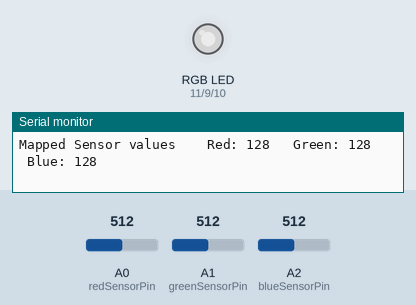
Bench run of a sketch on a simulated Arduino Uno, built with avr-gcc and run on an emulated ATmega328P. Parts: an RGB LED mixed from three pins (HIGH = lit), the last lines printed to the serial monitor. The test bench sets the inputs (shaded band); at power-on: A0 (redSensorPin) = 512, A1 (greenSensorPin) = 512, A2 (blueSensorPin) = 512. Dim RGB values are drawn brighter than linear.

Above: at 1.2 s.
1.3 s: A0 (redSensorPin) set to 412
At 2.2 s:
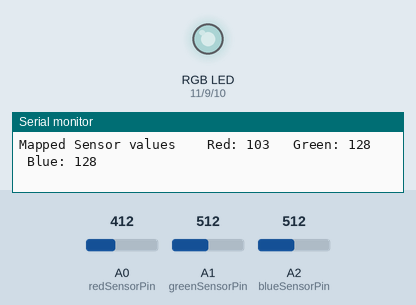
4.3 s: A0 (redSensorPin) set to 392
At 5.8 s:
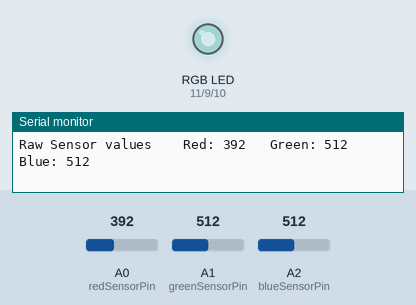
7.3 s: A1 (greenSensorPin) set to 418
At 8.5 s:
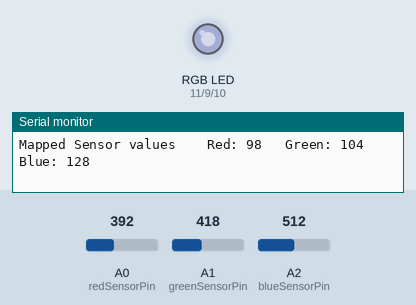
10.3 s: A1 (greenSensorPin) set to 385
At 11.0 s:
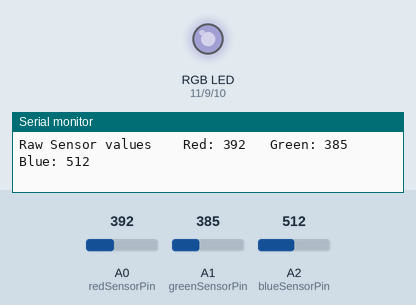
13.3 s: A2 (blueSensorPin) set to 418
At 13.8 s:
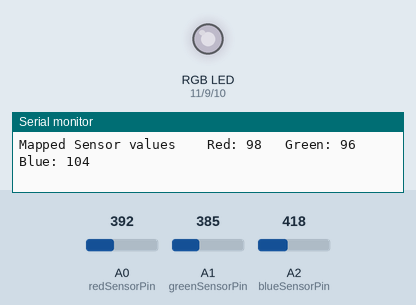
16.3 s: A2 (blueSensorPin) set to 384
At 17.0 s:
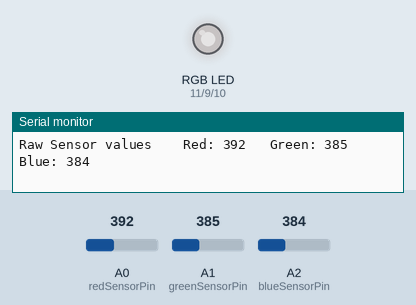
Timing chart, 0 to 19.3 s (numbered marks = the images above; inputs shaded):
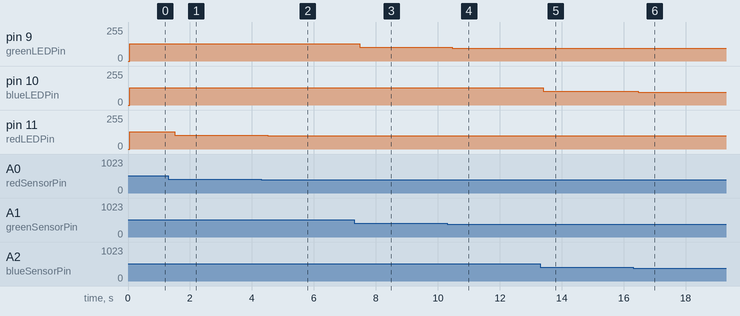

The sketch:

script.ino
```cpp
const int greenLEDPin = 9;
const int redLEDPin = 11;
const int blueLEDPin = 10;

const int redSensorPin = A0;
const int greenSensorPin = A1;
const int blueSensorPin = A2;

int redValue = 0;
int blueValue = 0;
int greenValue = 0;
int redSensorValue = 0;
int blueSensorValue = 0;
int greenSensorValue = 0;

void setup(){
    //Start serial monitor
    Serial.begin(9600);

    pinMode(greenLEDPin, OUTPUT);
    pinMode(blueLEDPin, OUTPUT);
    pinMode(redLEDPin, OUTPUT);
}
void loop(){
    redSensorValue = analogRead(redSensorPin);
    delay(5);
    greenSensorValue = analogRead(greenSensorPin);
    delay(5);
    blueSensorValue = analogRead(blueSensorPin);
    delay(5);

    redValue = redSensorValue / 4;
    greenValue = greenSensorValue / 4;
    blueValue = blueSensorValue / 4;

    Serial.print("Raw Sensor values \t Red: ");
    Serial.print(redSensorValue);
    Serial.print("\t Green: ");
    Serial.print(greenSensorValue);
    Serial.print("\t Blue: ");
    Serial.print(blueSensorValue);
    Serial.print("\n");
    Serial.print("Mapped Sensor values \t Red: ");
    Serial.print(redValue);
    Serial.print("\t Green: ");
    Serial.print(greenValue);
    Serial.print("\t Blue: ");
    Serial.print(blueValue);
    Serial.print("\n");

    analogWrite(redLEDPin, redValue);
    analogWrite(greenLEDPin, greenValue);
    analogWrite(blueLEDPin, blueValue);

}
```

Measured:
- after the input at 1.3 s, pin 11 (redLEDPin): 128/255 → 103/255 after 0.21 s
- after the input at 4.3 s, pin 11 (redLEDPin): 103/255 → 98/255 after 0.21 s
- after the input at 7.3 s, pin 9 (greenLEDPin): 128/255 → 104/255 after 0.19 s
- after the input at 10.3 s, pin 9 (greenLEDPin): 104/255 → 96/255 after 0.16 s
- after the input at 13.3 s, pin 10 (blueLEDPin): 128/255 → 104/255 after 0.11 s
- after the input at 16.3 s, pin 10 (blueLEDPin): 104/255 → 96/255 after 0.17 s
